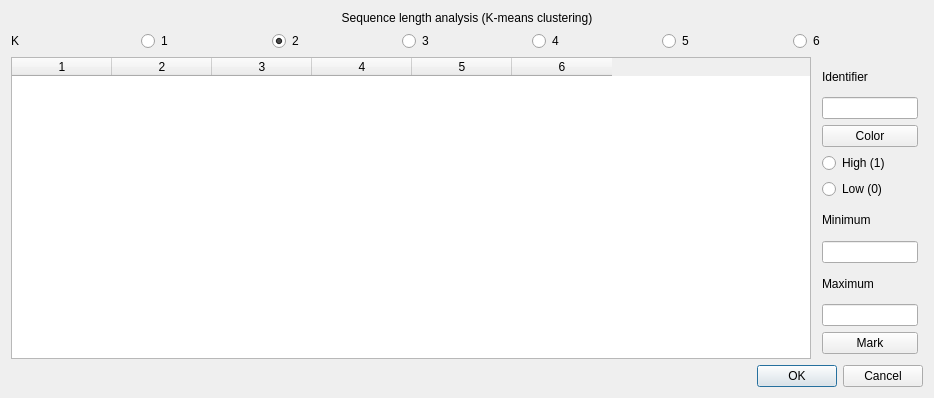
<?xml version="1.0" encoding="UTF-8"?>
<ui version="4.0">
 <class>SeqLenAnalysis</class>
 <widget class="QDialog" name="SeqLenAnalysis">
  <property name="geometry">
   <rect>
    <x>0</x>
    <y>0</y>
    <width>934</width>
    <height>398</height>
   </rect>
  </property>
  <property name="windowTitle">
   <string>Dialog</string>
  </property>
  <property name="modal">
   <bool>true</bool>
  </property>
  <layout class="QVBoxLayout" name="verticalLayout">
   <property name="sizeConstraint">
    <enum>QLayout::SetMinimumSize</enum>
   </property>
   <item>
    <widget class="QLabel" name="label">
     <property name="text">
      <string>Sequence length analysis (K-means clustering)</string>
     </property>
     <property name="alignment">
      <set>Qt::AlignCenter</set>
     </property>
    </widget>
   </item>
   <item>
    <layout class="QHBoxLayout" name="horizontalLayout_3">
     <property name="spacing">
      <number>0</number>
     </property>
     <property name="sizeConstraint">
      <enum>QLayout::SetMinimumSize</enum>
     </property>
     <property name="topMargin">
      <number>0</number>
     </property>
     <item>
      <widget class="QLabel" name="label_5">
       <property name="maximumSize">
        <size>
         <width>16777215</width>
         <height>30</height>
        </size>
       </property>
       <property name="text">
        <string>K</string>
       </property>
       <property name="scaledContents">
        <bool>false</bool>
       </property>
      </widget>
     </item>
     <item>
      <widget class="QRadioButton" name="k1">
       <property name="maximumSize">
        <size>
         <width>16777215</width>
         <height>30</height>
        </size>
       </property>
       <property name="text">
        <string>1</string>
       </property>
      </widget>
     </item>
     <item>
      <widget class="QRadioButton" name="k2">
       <property name="text">
        <string>2</string>
       </property>
       <property name="checked">
        <bool>true</bool>
       </property>
      </widget>
     </item>
     <item>
      <widget class="QRadioButton" name="k3">
       <property name="text">
        <string>3</string>
       </property>
      </widget>
     </item>
     <item>
      <widget class="QRadioButton" name="k4">
       <property name="text">
        <string>4</string>
       </property>
      </widget>
     </item>
     <item>
      <widget class="QRadioButton" name="k5">
       <property name="text">
        <string>5</string>
       </property>
      </widget>
     </item>
     <item>
      <widget class="QRadioButton" name="k6">
       <property name="text">
        <string>6</string>
       </property>
      </widget>
     </item>
    </layout>
   </item>
   <item>
    <layout class="QHBoxLayout" name="horizontalLayout">
     <item>
      <widget class="QTableWidget" name="seqLenTable">
       <property name="minimumSize">
        <size>
         <width>800</width>
         <height>0</height>
        </size>
       </property>
       <property name="showGrid">
        <bool>false</bool>
       </property>
       <property name="sortingEnabled">
        <bool>true</bool>
       </property>
       <property name="wordWrap">
        <bool>false</bool>
       </property>
       <property name="columnCount">
        <number>6</number>
       </property>
       <column/>
       <column/>
       <column/>
       <column/>
       <column/>
       <column/>
      </widget>
     </item>
     <item>
      <layout class="QVBoxLayout" name="verticalLayout_2">
       <property name="sizeConstraint">
        <enum>QLayout::SetFixedSize</enum>
       </property>
       <property name="margin">
        <number>5</number>
       </property>
       <item>
        <layout class="QVBoxLayout" name="verticalLayout_3">
         <property name="spacing">
          <number>6</number>
         </property>
         <property name="sizeConstraint">
          <enum>QLayout::SetMaximumSize</enum>
         </property>
         <property name="leftMargin">
          <number>0</number>
         </property>
         <item>
          <widget class="QLabel" name="label_4">
           <property name="text">
            <string>Identifier</string>
           </property>
          </widget>
         </item>
         <item>
          <widget class="QLineEdit" name="identifier"/>
         </item>
         <item>
          <layout class="QHBoxLayout" name="horizontalLayout_2">
           <item>
            <widget class="QPushButton" name="changeColor">
             <property name="text">
              <string>Color</string>
             </property>
            </widget>
           </item>
          </layout>
         </item>
         <item>
          <widget class="QRadioButton" name="high">
           <property name="text">
            <string>High (1)</string>
           </property>
          </widget>
         </item>
         <item>
          <widget class="QRadioButton" name="low">
           <property name="text">
            <string>Low (0)</string>
           </property>
          </widget>
         </item>
         <item>
          <widget class="QLabel" name="label_2">
           <property name="text">
            <string>Minimum</string>
           </property>
          </widget>
         </item>
         <item>
          <widget class="QLineEdit" name="minimum"/>
         </item>
         <item>
          <widget class="QLabel" name="label_3">
           <property name="text">
            <string>Maximum</string>
           </property>
          </widget>
         </item>
         <item>
          <widget class="QLineEdit" name="maximum"/>
         </item>
         <item>
          <widget class="QPushButton" name="mark">
           <property name="text">
            <string>Mark</string>
           </property>
          </widget>
         </item>
        </layout>
       </item>
      </layout>
     </item>
    </layout>
   </item>
   <item>
    <widget class="QDialogButtonBox" name="buttonBox">
     <property name="orientation">
      <enum>Qt::Horizontal</enum>
     </property>
     <property name="standardButtons">
      <set>QDialogButtonBox::Cancel|QDialogButtonBox::Ok</set>
     </property>
    </widget>
   </item>
  </layout>
 </widget>
 <resources/>
 <connections>
  <connection>
   <sender>buttonBox</sender>
   <signal>accepted()</signal>
   <receiver>SeqLenAnalysis</receiver>
   <slot>accept()</slot>
   <hints>
    <hint type="sourcelabel">
     <x>248</x>
     <y>254</y>
    </hint>
    <hint type="destinationlabel">
     <x>157</x>
     <y>274</y>
    </hint>
   </hints>
  </connection>
  <connection>
   <sender>buttonBox</sender>
   <signal>rejected()</signal>
   <receiver>SeqLenAnalysis</receiver>
   <slot>reject()</slot>
   <hints>
    <hint type="sourcelabel">
     <x>316</x>
     <y>260</y>
    </hint>
    <hint type="destinationlabel">
     <x>286</x>
     <y>274</y>
    </hint>
   </hints>
  </connection>
 </connections>
</ui>
